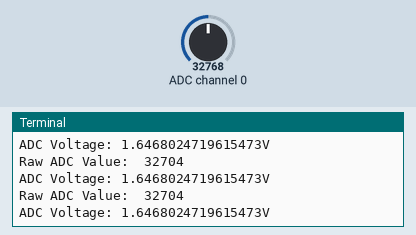
The program below on a simulated Raspberry Pi (BCM pin numbers). On the bench: the last lines printed to the terminal. The inputs (shaded band) are chosen by the test bench; at power-on: ADC channel 0 = 32768 (analog values on the 0–65535 scale).

Above: at 1.2 s.
1.3 s: ADC channel 0 set to 45874
At 1.9 s:
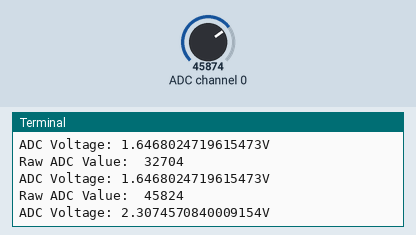
2.8 s: ADC channel 0 set to 57670
At 3.4 s:
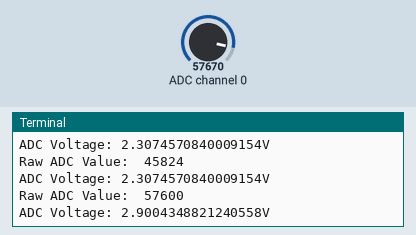
Timing chart, 0 to 5.8 s (numbered marks = the images above; inputs shaded):
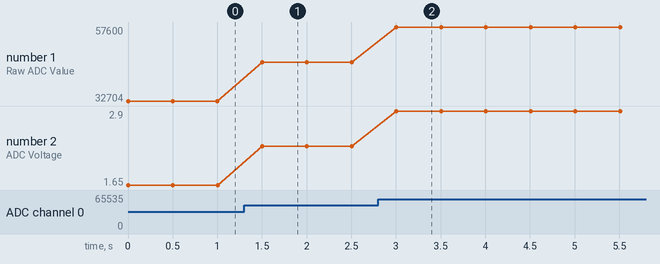

Measured:
- after the input at 1.3 s, the terminal: prints a new line after 0.20 s (image 1)
- after the input at 2.8 s, the terminal: prints a new line after 0.21 s (image 2)
- plotted number 1: 32704 → 45824 after the input at 1.3 s, 45824 → 57600 after the input at 2.8 s
- plotted number 2: 1.65 → 2.31 after the input at 1.3 s, 2.31 → 2.9 after the input at 2.8 s

The program:

adc_converter.py
```python
#External imports
import time
import busio
import board
import digitalio
from enum import Enum
import RPi.GPIO as GPIO
import adafruit_mcp3xxx.mcp3008 as MCP
from adafruit_mcp3xxx.analog_in import AnalogIn


# ADC converter setup

# RaspberryPi pins
spi = busio.SPI(clock=board.SCK, MISO=board.MISO, MOSI=board.MOSI)
cs = digitalio.DigitalInOut(board.D5)
mcp_converter = MCP.MCP3008(spi, cs)

# Input channels
channel_0 = AnalogIn(mcp_converter, MCP.P0)
channel_1 = AnalogIn(mcp_converter, MCP.P1)
channel_2 = AnalogIn(mcp_converter, MCP.P2)
channel_3 = AnalogIn(mcp_converter, MCP.P3)
channel_4 = AnalogIn(mcp_converter, MCP.P4)
channel_5 = AnalogIn(mcp_converter, MCP.P5)
channel_6 = AnalogIn(mcp_converter, MCP.P6)
channel_7 = AnalogIn(mcp_converter, MCP.P7)


def get_channel_value(channel_no):
    return globals()[f'channel_{channel_no}'].value
    #return getattr(other, f'channel_{channel_no}')

# Main program thread
while True:
    print('Raw ADC Value: ', channel_0.value)
    print('ADC Voltage: ' + str(channel_0.voltage) + 'V')
    time.sleep(0.5)


# TODO:
# - listening thread to return a requested channel value
# - web api (?) to enable reading channels values
# - function to return a list of all channels values every X hours
```
